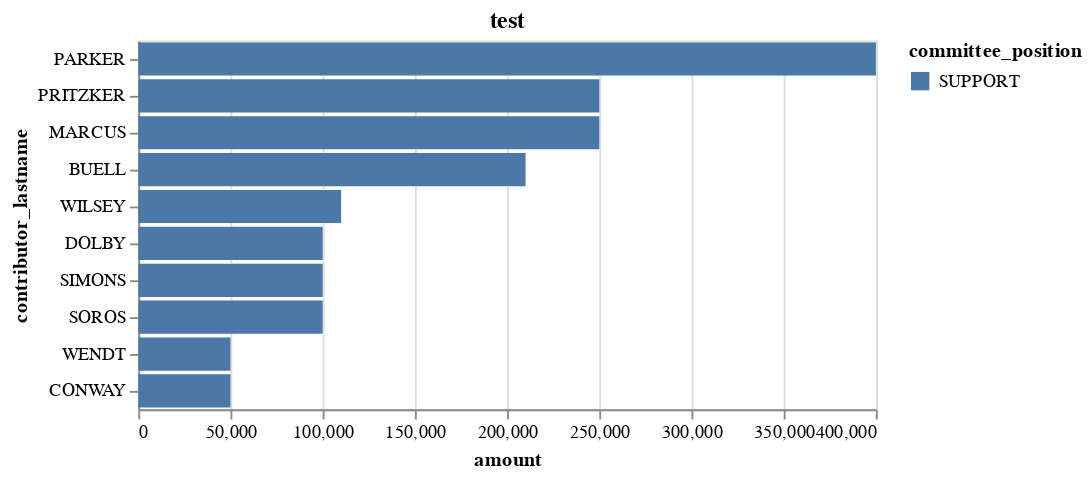

Source (notebook cell):
### Markdown cell above
### Top Ten Contributors on Prop

### Code cell
topten=merged.groupby(["contributor_state", "contributor_firstname","contributor_lastname", "committee_position"]).amount.sum().reset_index().sort_values("amount", ascending=False).head(10)
alt.Chart(topten).mark_bar().encode(y=alt.Y("contributor_lastname", sort="-x"), x="amount", color="committee_position").properties(title="test")

### Figure 1 — Vega-Lite specification as saved in the notebook (floating-point values rounded to 4 significant figures)
{"config": {"view": {"continuousWidth": 400, "continuousHeight": 300}}, "data": {"name": "data-4b0b15602589fb4fec7cc466ccdc44b3"}, "mark": "bar", "encoding": {"color": {"type": "nominal", "field": "committee_position"}, "x": {"type": "quantitative", "field": "amount"}, "y": {"type": "nominal", "field": "contributor_lastname", "sort": "-x"}}, "title": "test", "$schema": "https://vega.github.io/schema/vega-lite/v4.8.1.json", "datasets": {"data-4b0b15602589fb4fec7cc466ccdc44b3": [{"contributor_state": "CA", "contributor_firstname": "SEAN", "contributor_lastname": "PARKER", "committee_position": "SUPPORT", "amount": 400000.0}, {"contributor_state": "CA", "contributor_firstname": "NICHOLAS", "contributor_lastname": "PRITZKER", "committee_position": "SUPPORT", "amount": 250000.0}, {"contributor_state": "CA", "contributor_firstname": "GEORGE M.", "contributor_lastname": "MARCUS", "committee_position": "SUPPORT", "amount": 250000.0}, {"contributor_state": "CA", "contributor_firstname": "SUSIE TOMPKINS", "contributor_lastname": "BUELL", "committee_position": "SUPPORT", "amount": 210000.0}, {"contributor_state": "CA", "contributor_firstname": "DIANE", "contributor_lastname": "WILSEY", "committee_position": "SUPPORT", "amount": 110000.0}, {"contributor_state": "CA", "contributor_firstname": "DAGMAR", "contributor_lastname": "DOLBY", "committee_position": "SUPPORT", "amount": 100000.0}, {"contributor_state": "CA", "contributor_firstname": "ELIZABETH", "contributor_lastname": "SIMONS", "committee_position": "SUPPORT", "amount": 100000.0}, {"contributor_state": "NY", "contributor_firstname": "ALEXANDER", "contributor_lastname": "SOROS", "committee_position": "SUPPORT", "amount": 100000.0}, {"contributor_state": "CA", "contributor_firstname": "GREG", "contributor_lastname": "WENDT", "committee_position": "SUPPORT", "amount": 50000.0}, {"contributor_state": "CA", "contributor_firstname": "RONALD C.", "contributor_lastname": "CONWAY", "committee_position": "SUPPORT", "amount": 50000.0}]}}
